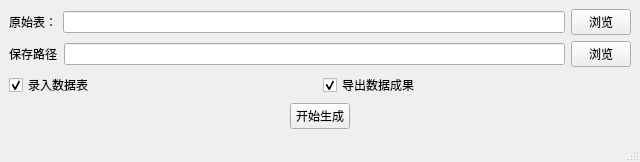
<?xml version="1.0" encoding="UTF-8"?>
<ui version="4.0">
 <class>MainWindow</class>
 <widget class="QMainWindow" name="MainWindow">
  <property name="geometry">
   <rect>
    <x>0</x>
    <y>0</y>
    <width>640</width>
    <height>162</height>
   </rect>
  </property>
  <property name="windowTitle">
   <string>运动员心理症状自评量表生成工具</string>
  </property>
  <widget class="QWidget" name="centralwidget">
   <layout class="QVBoxLayout" name="verticalLayout">
    <item>
     <layout class="QHBoxLayout" name="horizontalLayout">
      <item>
       <widget class="QLabel" name="label">
        <property name="text">
         <string>原始表：</string>
        </property>
       </widget>
      </item>
      <item>
       <widget class="QLineEdit" name="lineEdit_input">
        <property name="readOnly">
         <bool>true</bool>
        </property>
       </widget>
      </item>
      <item>
       <widget class="QPushButton" name="pushButton_input">
        <property name="maximumSize">
         <size>
          <width>60</width>
          <height>16777215</height>
         </size>
        </property>
        <property name="text">
         <string>浏览</string>
        </property>
       </widget>
      </item>
     </layout>
    </item>
    <item>
     <layout class="QHBoxLayout" name="horizontalLayout_2">
      <item>
       <widget class="QLabel" name="label_2">
        <property name="text">
         <string>保存路径</string>
        </property>
       </widget>
      </item>
      <item>
       <widget class="QLineEdit" name="lineEdit_save">
        <property name="readOnly">
         <bool>true</bool>
        </property>
       </widget>
      </item>
      <item>
       <widget class="QPushButton" name="pushButton_save">
        <property name="maximumSize">
         <size>
          <width>60</width>
          <height>16777215</height>
         </size>
        </property>
        <property name="text">
         <string>浏览</string>
        </property>
       </widget>
      </item>
     </layout>
    </item>
    <item>
     <layout class="QHBoxLayout" name="horizontalLayout_4">
      <item>
       <widget class="QCheckBox" name="checkBox_input">
        <property name="text">
         <string>录入数据表</string>
        </property>
        <property name="checked">
         <bool>true</bool>
        </property>
       </widget>
      </item>
      <item>
       <widget class="QCheckBox" name="checkBox_output">
        <property name="text">
         <string>导出数据成果</string>
        </property>
        <property name="checked">
         <bool>true</bool>
        </property>
       </widget>
      </item>
     </layout>
    </item>
    <item>
     <layout class="QHBoxLayout" name="horizontalLayout_3">
      <item>
       <widget class="QPushButton" name="pushButton">
        <property name="sizePolicy">
         <sizepolicy hsizetype="Maximum" vsizetype="Fixed">
          <horstretch>0</horstretch>
          <verstretch>0</verstretch>
         </sizepolicy>
        </property>
        <property name="maximumSize">
         <size>
          <width>60</width>
          <height>16777215</height>
         </size>
        </property>
        <property name="text">
         <string>开始生成</string>
        </property>
       </widget>
      </item>
     </layout>
    </item>
   </layout>
  </widget>
  <widget class="QStatusBar" name="statusbar"/>
 </widget>
 <resources/>
 <connections/>
</ui>
